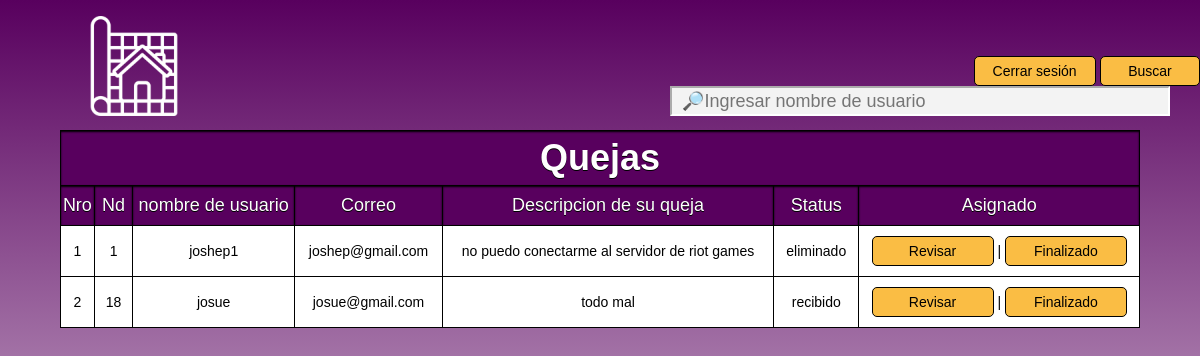
The app's page /empleados/ing/ing.php with its own data.
### tables this page shows
CREATE TABLE `tickets` (
  `nd` int(11) NOT NULL,
  `user` varchar(256) DEFAULT NULL,
  `correo` varchar(50) DEFAULT NULL,
  `descripcion` varchar(256) DEFAULT NULL,
  `estatus` varchar(50) DEFAULT NULL,
  `asignar` varchar(15) DEFAULT NULL
);

### empleados/ing/ing.php (the view, shortened to what this page needs)
<?php
include_once ('../../conexion/conexionBD.php');
?>
<html>
<head>
		<link rel="stylesheet" href="../../style.css">
</head>
<body>
    <table>
	<img src="../../img/iconosh2.png">
			<div id="barrabuscar">
		<form method="POST">
		<a onclick="location.href='../../login/log.php'">Cerrar sesión</a>
        <input type="submit" value="Buscar" name="btnbuscar"><input type="text" name="txtbuscar" id="cajabuscar" placeholder="&#128270;Ingresar nombre de usuario">
		</form>
		</div>
		<tr><th colspan="8"><h1>Quejas</h1></th></tr>
			<tr>
			<th>Nro</th>
			<th>Nd</th>
            <th>nombre de usuario</th>
            <th>Correo</th>
            <th>Descripcion de su queja</th>
            <th>Status</th>
            <th>Asignado</th>
			</tr>
        <?php
if(isset($_POST['btnbuscar']))
{
$buscar = $_POST['txtbuscar'];
$queryusuarios = mysqli_query($conexion, "SELECT nd,user,correo,descripcion,estatus, asignar FROM tickets where asignar='Ingeniero' and user like '".$buscar."%'");
}
else
{
$queryusuarios = mysqli_query($conexion, "SELECT * FROM tickets where asignar='Ingeniero' ORDER BY nd asc");
}
		$numerofila = 0;
        while($mostrar = mysqli_fetch_array($queryusuarios))
		{    $numerofila++;
			echo "<tr>";
			echo "<td>".$numerofila."</td>";
            echo "<td>".$mostrar['nd']."</td>";
            echo "<td>".$mostrar['user']."</td>";
            echo "<td>".$mostrar['correo']."</td>";
			echo "<td>".$mostrar['descripcion']."</td>";
			echo "<td>".$mostrar['estatus']."</td>";
            echo "<td style='width:26%'><a href=\"revizando_tic.php?nd=$mostrar[nd]\" onClick=\"return confirm('Favor de leer correctamente el reporte del cliente $mostrar[user]')\">Revisar</a> | <a href=\"finalizar_tic.php?nd=$mostrar[nd]\" onClick=\"return confirm('Gracias por completar el reporte en tiempo y forma del cliente $mostrar[user]')\">Finalizado</a></td>";
		}
        ?>
    </table>
</body>
</html>

### css/style.css (style rules this page uses)
body { background: linear-gradient(to bottom, #58005E, white); font-family: sans-serif; margin:0; padding:0; height: 100%; width: 100%; display: flex; flex-direction: column; }
table { text-align:center; width: 90%; border-collapse: collapse; border: 1px solid black; margin:50px auto; background: white; position: absolute; top: 10%; left: 5%; }
th { background: #58005E; height: 40px; font-weight: lighter; text-shadow: 0 1px 0 black; color: white; border: 1px solid black; box-shadow: inset 0px 1px 2px black; transition: all 0.2s; font-size: 18px; }
tr { border-bottom: 1px solid black; width:100%; }
td { border: 1px solid black; padding: 10px; transition: all 0.2s; font-size: 14px; }
a,input[type="submit"],button { font-size: 14px; text-align:center; width: 100px; display: inline-block; background-color:#FABD44; padding: 6px 10px; border-radius:5px; text-decoration: none; color:black; border:1px solid black; cursor:pointer; }
h1 { font-family: sans-serif; margin:5px; }
img { position: absolute; top: 2%; left: 5%; width:100px; height:100px; float:left; position:absolute; margin-left:2%; }
#barrabuscar { color:white; text-align:right; position: absolute; left: 42%; top: 5%; }
#cajabuscar { width:500px; height:30px; font-size:18px; background-color:#f3f3f3; border-color:white; padding-left:10px; margin: 0px 30px; }

### records on screen
tickets: nd "1", user "joshep1", correo "joshep@gmail.com", descripcion "no puedo conectarme al servidor de riot games", estatus "eliminado"
tickets: nd "18", user "josue", correo "josue@gmail.com", descripcion "todo mal", estatus "recibido"
